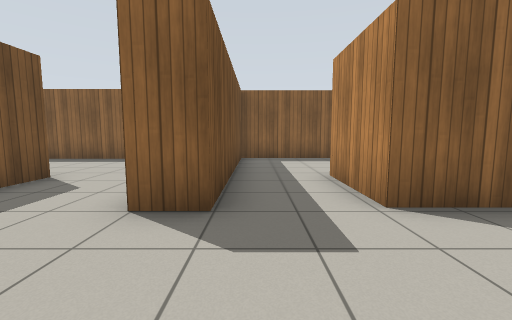
View 1 (above)

21 first-person views from a walk through a Gazebo world. The camera is 0.94 m above the floor, tilts 6° down and sees 90° across. The floor is counted in squares, 1 m on a side. Each view is taken from the middle of a square. On the plan, view 1 faces up. The plan holds only what a view shows up to about 10 squares ahead; the rest is blank. Simple patterns stand in for the simulator's built-in surfaces.

View 2
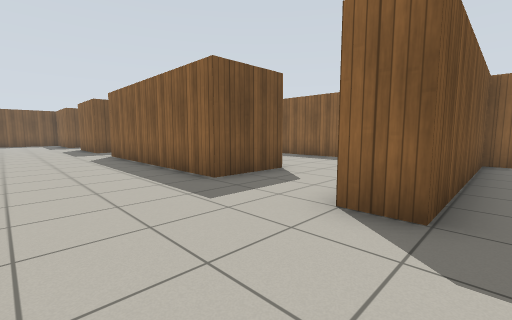

View 3
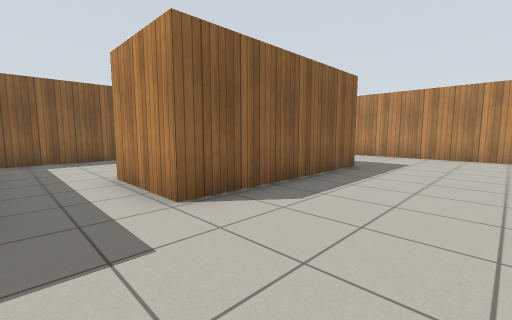

View 4
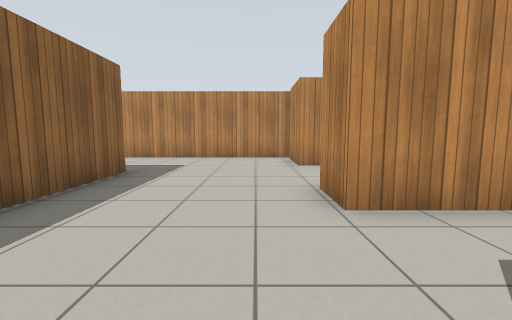

View 5
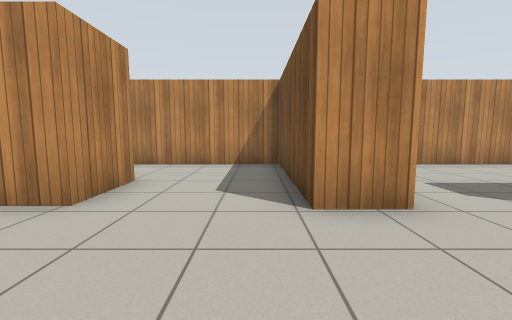

View 6
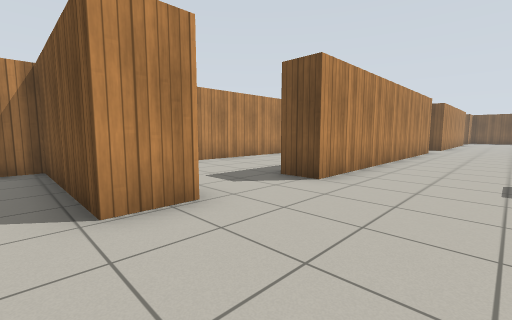

View 7
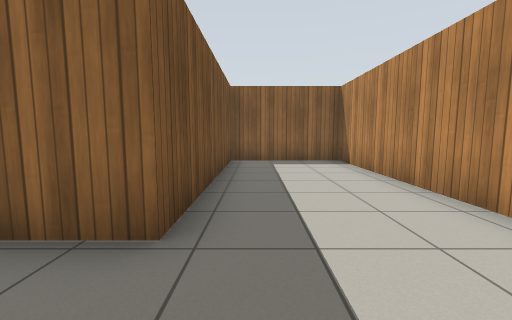

View 8
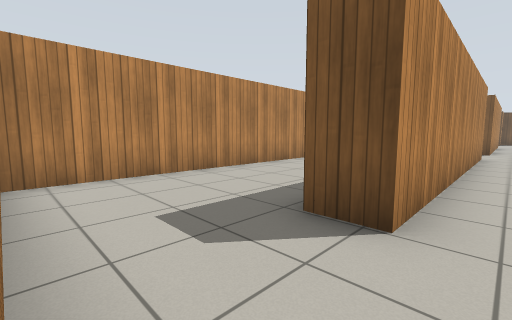

View 9
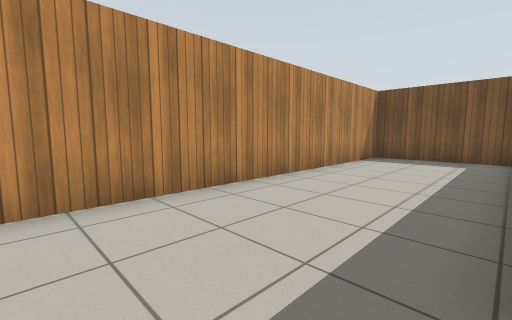

View 10
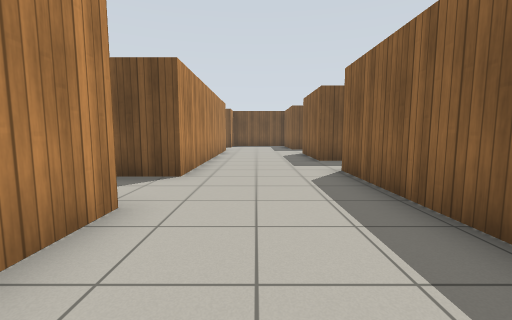

View 11
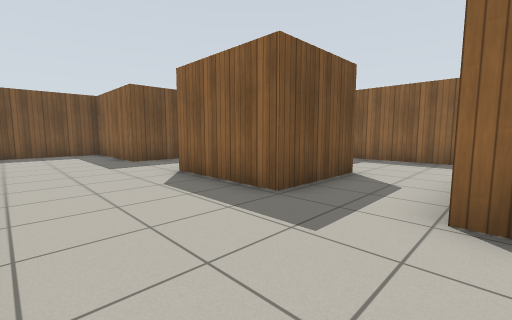

View 12
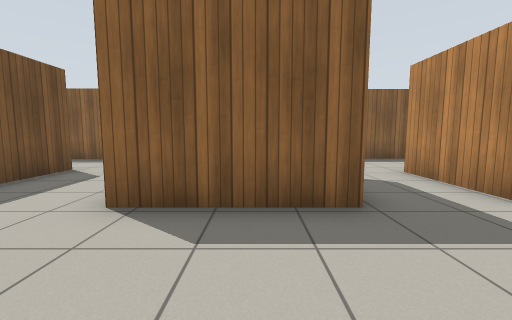

View 13
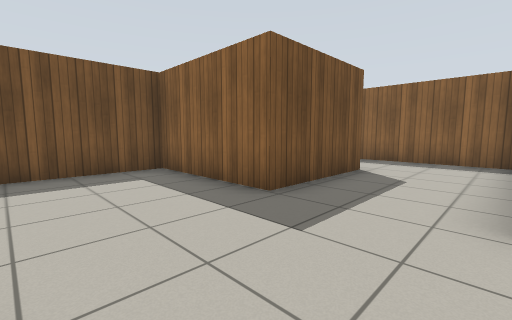

View 14
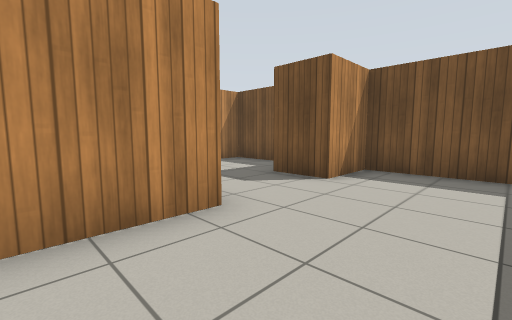

View 15
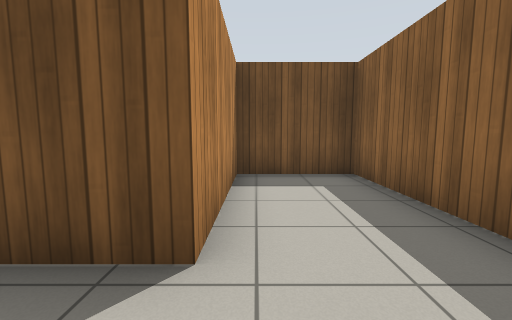

View 16
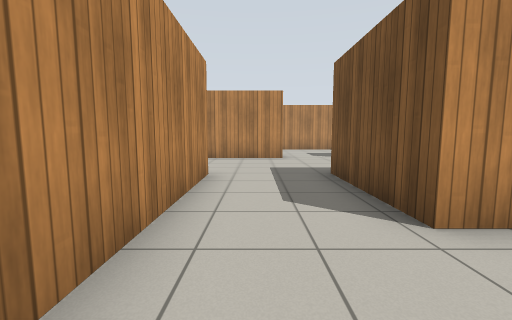

View 17
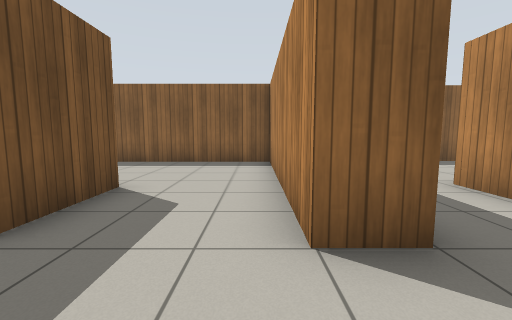

View 18
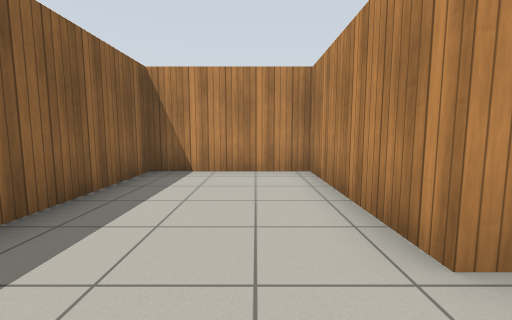

View 19
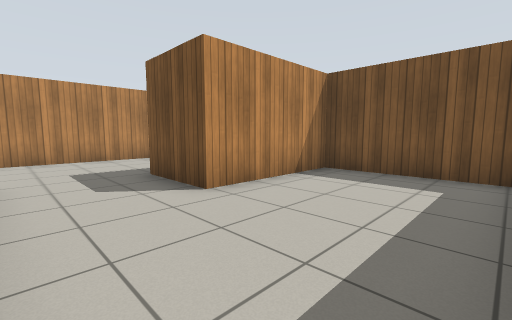

View 20
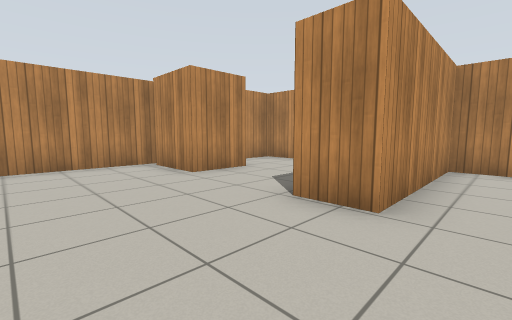

View 21
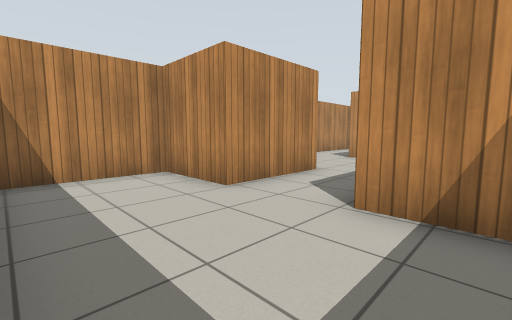

### Floor plan
Points are (right, up) in squares from view 1. A wall is a line through its corners. A room is listed if a view was taken in it or the views show most of it. See-through windows are left out.
Room 1 (views 1, 2, 3, 4, 5, 6, 7, 8, 10, 11, 12, 13, 14, 15, 16, 17, 19, 20)
walls: (-8.2, -0.6) (1.4, -0.6); (-0.5, 5.4) (-0.5, 3.2) (-1.5, 3.2) (-1.5, 9.3) (-7.6, 9.3); (-8.3, 9.1) (-8.3, 5.4) (-4.4, 5.4) (-4.4, 3.2) (-11.4, 3.2) (-11.4, 6.2); (-13.6, 5.9) (-13.6, 3.2) (-16.9, 3.2) (-16.9, 8); (4, -1.1) (5.3, -1.1) (5.3, -5.7) (9.8, -5.7); (-16.9, 9.3) (-23.9, 9.3) (-23.9, 6.6) (-19.8, 6.6) (-19.8, 3.2) (-23.6, 3.2) (-23.6, -0.6) (-21.8, -0.6); (8.4, -3) (8.4, -1.1) (10.5, -1.1); (-19.1, -0.6) (-10.5, -0.6); (7.2, 9.9) (7.2, 3.2) (1.7, 3.2) (1.7, 5.7); (10.9, -1.5) (10.9, 9.9); (10, -5.4) (10, -4.4); (10.9, 9.6) (7.1, 9.6)
ways out: opening at (2.5, -1) to room 2; opening at (0.5, 4.5) to room 3; opening at (-12.5, 6.5) to room 4; opening at (-20.5, -1.5); opening at (-9.5, -1.5)
Room 2 (view 9)
walls: (1.4, -0.6) (1.4, -1.8); (-7.2, -1.9) (-7.2, -5.7) (4, -5.7) (4, -1.1)
ways out: opening at (2.5, -1) to room 1
Room 3 (view 18)
walls: (1.7, 5.7) (6.2, 5.7) (6.2, 9.6) (-0.5, 9.6) (-0.5, 5.4)
ways out: opening at (0.5, 4.5) to room 1
Room 4 (view 21)
walls: (-11.4, 6.2) (-9.1, 6.2) (-9.1, 9.1); (-15.1, 5.9) (-13.6, 5.9); (-9.5, 9.3) (-15.2, 9.3)
ways out: opening at (-12.5, 6.5) to room 1

Where each view was taken, in squares from view 1:
view 1: 0 up, 0 right, facing up
view 2: 0 up, 0 right, facing up-left
view 3: 0 up, 0 right, facing up-right
view 4: 0 up, 1 right, facing right
view 5: 2 up, 6 right, facing down
view 6: 2 up, 6 right, facing down-left
view 7: 1 up, 8 right, facing up
view 8: 0 up, 4 right, facing down-left
view 9: 2 down, 3 right, facing down-left
view 10: 1 up, 5 left, facing left
view 11: 0 up, 11 left, facing up-left
view 12: 0 up, 15 left, facing up
view 13: 0 up, 17 left, facing up-left
view 14: 2 up, 17 left, facing down-left
view 15: 7 up, 18 left, facing left
view 16: 9 up, 18 left, facing down
view 17: 1 up, 2 left, facing up
view 18: 7 up, 0 right, facing right
view 19: 9 up, 2 left, facing down-left
view 20: 2 up, 3 right, facing down-right
view 21: 9 up, 15 left, facing down-right
